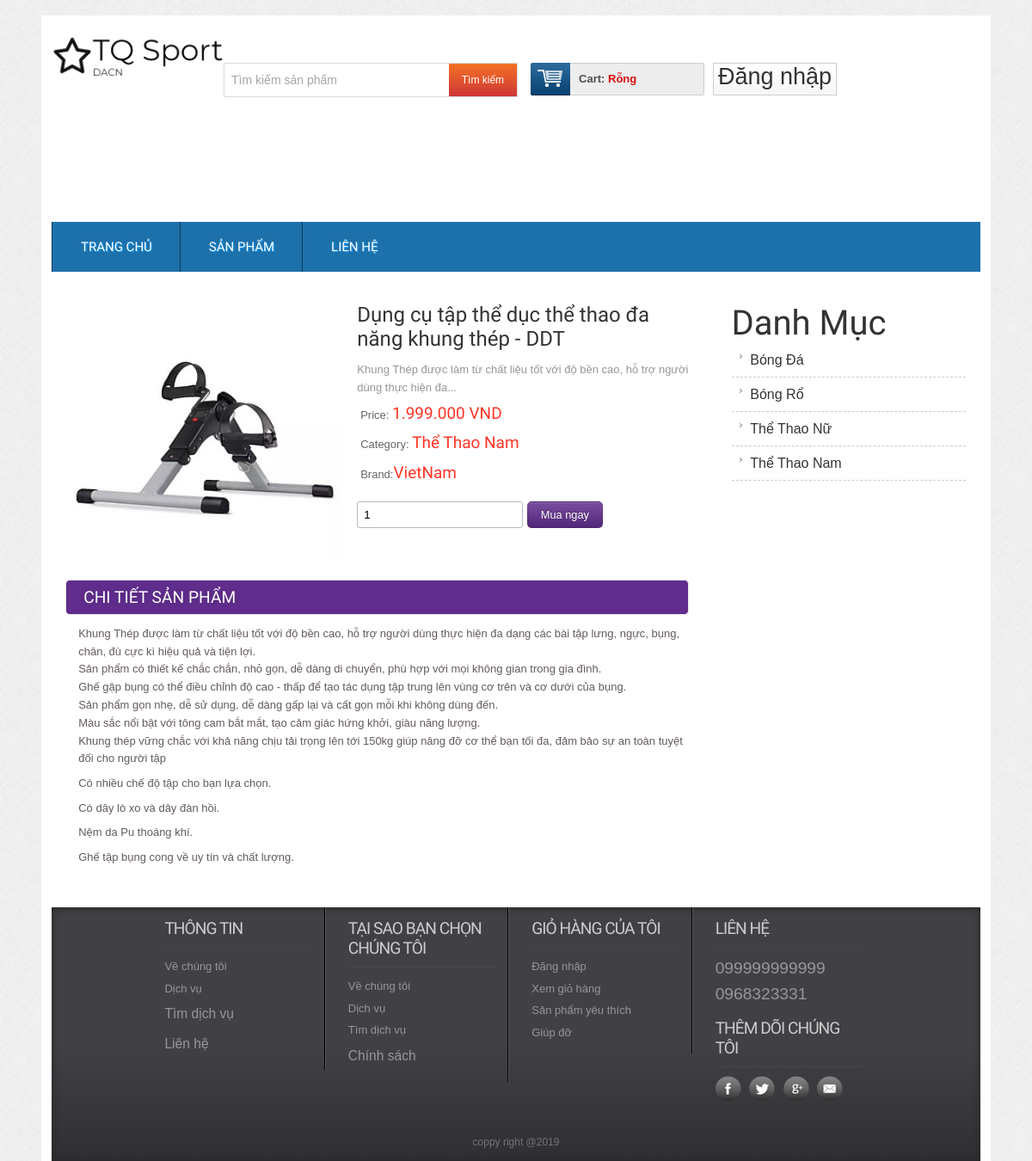
The app's page /details.php?proid=23 with its own data.
### tables this page shows
CREATE TABLE IF NOT EXISTS `tbl_product` (
  `productId` int(11) NOT NULL AUTO_INCREMENT,
  `productName` tinytext NOT NULL,
  `product_code` varchar(200) NOT NULL,
  `productQuantity` varchar(50) NOT NULL,
  `product_soldout` varchar(50) NOT NULL DEFAULT '0',
  `product_remain` varchar(50) NOT NULL,
  `catId` int(11) NOT NULL,
  `brandId` int(11) NOT NULL,
  `product_desc` text NOT NULL,
  `type` int(11) NOT NULL,
  `price` varchar(255) NOT NULL,
  `image` varchar(255) NOT NULL,
  PRIMARY KEY (`productId`)
);

CREATE TABLE IF NOT EXISTS `tbl_category` (
  `catId` int(11) NOT NULL AUTO_INCREMENT,
  `catName` varchar(255) NOT NULL,
  PRIMARY KEY (`catId`)
);

CREATE TABLE IF NOT EXISTS `tbl_brand` (
  `brandId` int(11) NOT NULL AUTO_INCREMENT,
  `brandName` varchar(255) NOT NULL,
  PRIMARY KEY (`brandId`)
);

### classes/product.php (called while the page is built, shortened)
<?php
	$filepath = realpath(dirname(__FILE__));
	include_once ($filepath.'/../lib/database.php');
	include_once ($filepath.'/../helpers/format.php');
?>
<?php
	class product
	{
		private $db;
		public function __construct()
		{
			$this->db = new Database();
		}
		public function get_details($id)
		{
			$query =
			"SELECT tbl_product.*, tbl_category.catName, tbl_brand.brandName
			 FROM tbl_product INNER JOIN tbl_category ON tbl_product.catId = tbl_category.catId
								INNER JOIN tbl_brand ON tbl_product.brandId = tbl_brand.brandId
			 WHERE tbl_product.productId = '$id'
			 ";
			$result = $this->db->select($query);
			return $result;
		}
	}
 ?>

### lib/database.php (called while the page is built, shortened)
<?php
Class Database extends PDO{
   public $host   = DB_HOST;
   public $user   = DB_USER;
   public $pass   = DB_PASS;
   public $dbname = DB_NAME;
   public $link;
private function connectDB(){
   $this->link = new mysqli($this->host, $this->user, $this->pass, $this->dbname,3308);
 }
public function select($query){
  $result = $this->link->query($query) or
   die($this->link->error.__LINE__);
  if($result->num_rows > 0){
    return $result;
  } else {
    return false;
  }
 }
}

### helpers/format.php (called while the page is built, shortened)
<?php
class Format{
 public function textShorten($text, $limit = 400){
    $text = $text. " ";
    $text = substr($text, 0, $limit);
    $text = substr($text, 0, strrpos($text, ' '));
    $text = $text."...";
    return $text;
 }
 public function format_currency($n=0){
        $n=(string)$n;
        $n=strrev($n);
        $res='';
        for($i=0;$i<strlen($n);$i++){
            if($i%3==0 && $i!=0){
                $res.='.';
            }
            $res.=$n[$i];
        }
        $res=strrev($res);
        return $res;
    }
}
?>

### classes/category.php (called while the page is built, shortened)
<?php
	$filepath = realpath(dirname(__FILE__));
	include_once ($filepath.'/../lib/database.php');
	include_once ($filepath.'/../helpers/format.php');
?>
<?php
	class category
	{
		private $db;
		public function __construct()
		{
			$this->db = new Database();
		}
		public function show_category_fontend()
		{
			$query = "SELECT * FROM tbl_category order by catId desc ";
			$result = $this->db->select($query);
			return $result;
		}
	}
 ?>

### details.php (the view, shortened to what this page needs)
<?php
	include 'inc/header.php';
 ?>
<?php
	if(!isset($_GET['proid']) || $_GET['proid'] == NULL){
        echo "<script> window.location = '404.php' </script>";
    }else {
        $id = $_GET['proid'];
    }
 ?>
 <div class="main">
    <div class="content">
    	<div class="section group">
    		<?php
    		$get_product_details = $product->get_details($id);
    		if ($get_product_details) {
    			while ($result_details = $get_product_details->fetch_assoc()) {
    		 ?>
				<div class="cont-desc span_1_of_2">
					<div class="grid images_3_of_2">
						<img src="admin/uploads/<?php echo $result_details['image'] ?>" alt="" />
					</div>
				<div class="desc span_3_of_2">
					<h2><?php echo $result_details['productName'] ?> </h2>
					<p><?php echo $fm->textShorten($result_details['product_desc'], 150) ?></p>
					<div class="price">
						<p>Price: <span><?php echo $fm->format_currency($result_details['price'])." VND" ?></span></p>
						<p>Category: <span><?php echo $result_details['catName'] ?></span></p>
						<p>Brand:<span><?php echo $result_details['brandName'] ?></span></p>
					</div>
				<div class="add-cart">
					<form action="" method="post">
						<input type="number" class="buyfield" name="quantity" value="1" min="1" />
						<input type="submit" class="buysubmit" name="submit" value="Mua ngay"/>
					</form>
				</div>
				<div class="add-cart">
				</div>
			</div>
			<div class="product-desc">
			<h2>Chi tiết sản phẩm</h2>
			<p><?php echo $result_details['product_desc'] ?></p>
	    </div>
		<?php
		}
    		}
		 ?>
	</div>
				<div class="rightsidebar span_3_of_1">
					<h2>Danh Mục</h2>
					<ul>
						<?php
						$getall_category = $cat->show_category_fontend();
							if ($getall_category) {
								while ($result_allcat = $getall_category->fetch_assoc()) {
						 ?>
				      <li><a href="productbycat.php?catid=<?php echo $result_allcat['catId'] ?>"><?php echo $result_allcat['catName'] ?></a></li>
				      <?php
				      }
							}
				       ?>
    				</ul>
 				</div>
 		</div>
 	</div>
<?php
	include 'inc/footer.php';
 ?>

### css/style.css (style rules this page uses)
html,body,div,span,applet,object,iframe,h1,h2,h3,h4,h5,h6,p,blockquote,pre,a,abbr,acronym,address,big,cite,code,del,dfn,em,img,ins,kbd,q,s,samp,small,strike,strong,sub,sup,tt,var,b,u,i,dl,dt,dd,ol,nav ul,nav li,fieldset,form,label,legend,table,caption,tbody,tfoot,thead,tr,th,td,article,aside,canvas,details,embed,figure,figcaption,footer,header,hgroup,menu,nav,output,ruby,section,summary,time,mark,audio,video { margin:0;padding:0;border:0;font-size:100%;font:inherit;vertical-align:baseline; }
ol,ul { list-style:none;margin:0;padding:0; }
a { text-decoration:none; }
img { max-width:100%; }
body { font-family:Arial, Helvetica, sans-serif; background:url(../images/body_bg3.jpg); }
input[type="number"] { border: 1px solid #b8b8b8; border-radius: 3px; padding: 7px; }
.buysubmit { background: #602d8d url("../images/large-button-overlay.png") repeat scroll 0 0; border: 1px solid rgba(0, 0, 0, 0.1); border-radius: 5px; color: #fff; font-family: Arial,"Helvetica Neue","Helvetica",Tahoma,Verdana,sans-serif; font-size: 0.8em; padding: 7px 15px; text-shadow: 0 -1px 1px rgba(0, 0, 0, 0.25); cursor:pointer; outline:none; }
.section { clear: both; padding: 0px; margin: 0px; }
.group:before, .group:after { content:""; display:table; }
.group:after { clear:both; }
.group { zoom:1; }
.content { padding:20px 0; background:#FFF; }
.content h2 { font-size:40px; color:#333; font-family: 'Monda', sans-serif; }
.cont-desc { display: block; float:left; clear:both; }
.rightsidebar { display: block; float:left; margin: 0% 0 0% 1.6%; }
.cont-desc:first-child { margin-left: 0; }
.desc { display: block; float:left; margin: 0% 0 0% 2.6%; }
.span_1_of_2 { width: 67.1%; padding:1.5%; }
.images_3_of_2 { width: 44.2%; float:left; text-align:center; }
.span_3_of_2 { width: 53.2%; }
.span_3_of_1 { width: 25.2%; padding:1.5%; }
.images_3_of_2 img { height: 302px; max-width: 100%; width: 100%; }
.span_3_of_2 h2 { font-family: 'Monda', sans-serif; font-size: 24px; color: #333; font-weight: 300; margin-top: 0px; text-transform: none; }
.span_3_of_2 p { font-size:0.8125em; padding:0.3em 0; color:#969696; line-height: 1.6em; font-family : verdana, arial, helvetica, helve, sans-serif; }
.price p { font-size:0.8125em; padding:1.5% 1%; color: #666; vertical-align:top; }
.price p span { font-size: 19px; font-weight: 500; font-family: 'Monda', sans-serif; color: #ff3425; }
.add-cart { padding-top:15px; }
.product-desc,.product-tags { clear:both; padding-top:20px; }
.product-desc h2,.product-tags h2 { padding:8px 20px; background:#602D8D; border: 1px solid #EBE8E8; border-radius: 5px; -webkit-border-radius: 5px; -moz-border-radius: 5px; -o-border-radius: 5px; font-family: 'Monda', sans-serif; font-size:1.2em; color:#FFF; text-transform: uppercase; text-shadow:0 1px 5px rgba(34, 34, 34, 0.17); }
.product-desc p { font-size: 13px; margin-left: 15px; padding: 0.3em 0; color: #645b5b; line-height: 1.6em; font-family: verdana, arial, helvetica, helve, sans-serif; }
.span_3_of_1 li a { font-size:16px; padding:0.42em 8%; color: #333; display: block; line-height: 1.6em; font-family : Arial, Helvetica, sans-serif; border-bottom:1px dashed #CCC; background: url(../images/drop_arrow.png) no-repeat 5px 11px; }

### records on screen
tbl_product: image (picture), productName "Dụng cụ tập thể dục thể thao đa năng khung thép - DDT", product_desc "Khung Thép được làm từ chất liệu tốt với độ bền cao, hỗ trợ người dùng thực hiện đa...", price "1.999.000", catId.catName "Thể Thao Nam", brandId.brandName "VietNam", product_desc "Khung Thép được làm từ chất liệu tốt với độ bền cao, hỗ trợ người dùng thực hiện đa dạng các bài tập lưng, ngực, bụng, chân, đù cực kì hiệu quả và tiện lợi. Sản phẩm có thiết kế chắc chắn, nhỏ gọn, dễ dàng di chuyển, phù hợp với mọi không gian trong gia đình. Ghế gập bụng có thể điều chỉnh độ cao - thấp để tạo tác dụng tập trung lên vùng cơ trên và cơ dưới của bụng. Sản phẩm gọn nhẹ, dễ sử dụng, dễ dàng gấp lại và cất gọn mỗi khi không dùng đến. Màu sắc nổi bật với tông cam bắt mắt, tạo cảm giác hứng khởi, giàu năng lượng. Khung thép vững chắc với khả năng chịu tải trọng lên tới 150kg giúp nâng đỡ cơ thể bạn tối đa, đảm bảo sự an toàn tuyệt đối cho người tập Có nhiều chế độ tập cho bạn lựa…"
tbl_category: catName "Bóng Đá"
tbl_category: catName "Bóng Rổ"
tbl_category: catName "Thể Thao Nữ"
tbl_category: catName "Thể Thao Nam"
